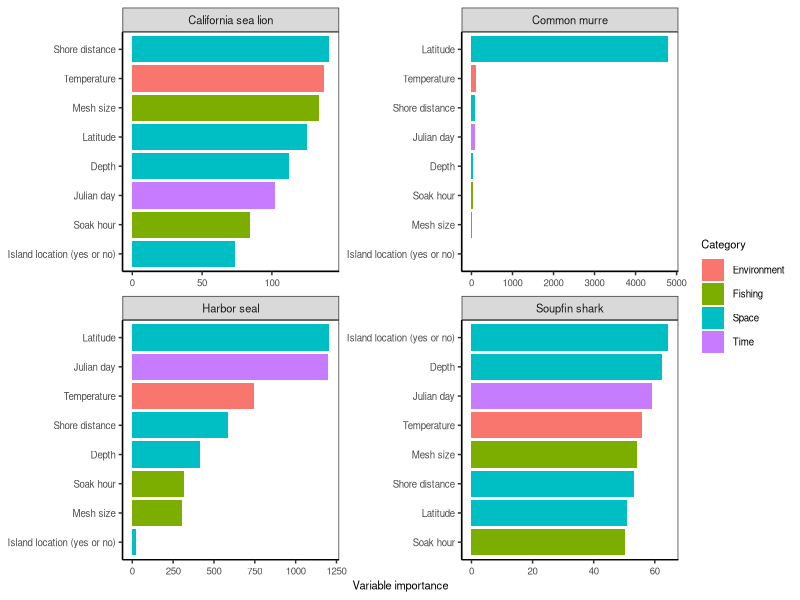

Write the R code that produced this figure. (Note: this script raises an error after producing the figure.)

# Clear workspace
rm(list = ls())

# Setup
################################################################################

# Packages
library(tidyverse)

# Directories
plotdir <- "figures"

# read in data

data <- read_csv("model_result/variable_importance.csv")

# Format data 

data <- data %>%
  mutate(variable = recode_factor(variable, 
                                  "yday"="Julian day",      
                                  "sst_c"="Temperature",             
                                  "lat_dd"="Latitude",
                                  "mesh_size_in"="Mesh size",
                                  "shore_km"="Shore distance",
                                  "depth_fa"="Depth",    
                                  "soak_hr"="Soak hour",
                                  "island_yn" = "Island location (yes or no)")) %>%
  mutate(category = case_when(variable %in% c("Mesh size", "Soak hour")~"Fishing",
                              variable %in% c("Latitude", "Depth", "Shore distance", "Island location (yes or no)")~"Space",
                              variable %in% c("Julian day")~"Time",
                              variable%in% c("Temperature")~"Environment"))

# Plot data
################################################################################

# Theme
base_theme <-  theme(axis.text=element_text(size=7),
                     axis.title=element_text(size=8),
                     legend.text=element_text(size=7),
                     legend.title=element_text(size=8),
                     strip.text=element_text(size=8),
                     # Gridlines
                     panel.grid.major = element_blank(), 
                     panel.grid.minor = element_blank(),
                     panel.background = element_blank(), 
                     axis.line = element_line(colour = "black"),
                     # Legend
                     legend.background = element_rect(fill=alpha('blue', 0)))

# Plot
g <- ggplot(data, aes(x=importance, 
                      y=tidytext::reorder_within(variable, importance, species),
                      fill = category)) +
  facet_wrap(~species, ncol=2, scales="free") +
  geom_bar(stat="identity") +
  scale_fill_discrete(name = "Category") +
  # Labels
  labs(x="Variable importance", y="Variables") +
  tidytext::scale_y_reordered() +
  # Theme
  theme_bw() + base_theme +
  theme(axis.title.y=element_blank())
g

# Export
ggsave(g, filename=file.path(plotdir, "Fig5_variable_importance.png"), 
       width=6.5, height=4, units="in", dpi=600)
